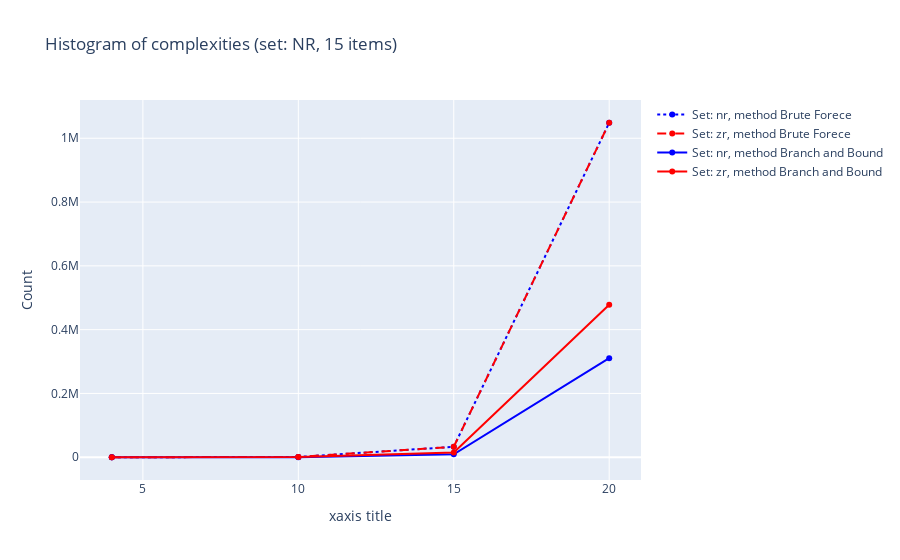

Here is the notebook cell this chart was saved with:
### Code cell
# display(complexities)
plotComplexity(complexities)

### Figure 1 — Plotly figure (JSON) as saved in the notebook; plotly's stock layout.template omitted (floating-point values rounded to 4 significant figures)
{"data": [{"line": {"color": "blue", "dash": "dot"}, "name": "Set: nr, method Brute Forece", "type": "scatter", "x": [4, 10, 15, 20], "y": [16, 1024, 32768, 1048576]}, {"line": {"color": "red", "dash": "dash"}, "name": "Set: zr, method Brute Forece", "type": "scatter", "x": [4, 10, 15, 20], "y": [16, 1024, 32768, 1048576]}, {"line": {"color": "blue"}, "name": "Set: nr, method Branch and Bound", "type": "scatter", "x": [4, 10, 15, 20], "y": [6.662, 318.9, 9414.0, 310700.0]}, {"line": {"color": "red"}, "name": "Set: zr, method Branch and Bound", "type": "scatter", "x": [4, 10, 15, 20], "y": [9.144, 481.2, 14850.0, 478200.0]}], "layout": {"bargap": 0.2, "bargroupgap": 0.1, "barmode": "overlay", "title": {"text": "Histogram of complexities (set: NR, 15 items)"}, "xaxis": {"title": {"text": "xaxis title"}}, "yaxis": {"title": {"text": "Count"}}}}
